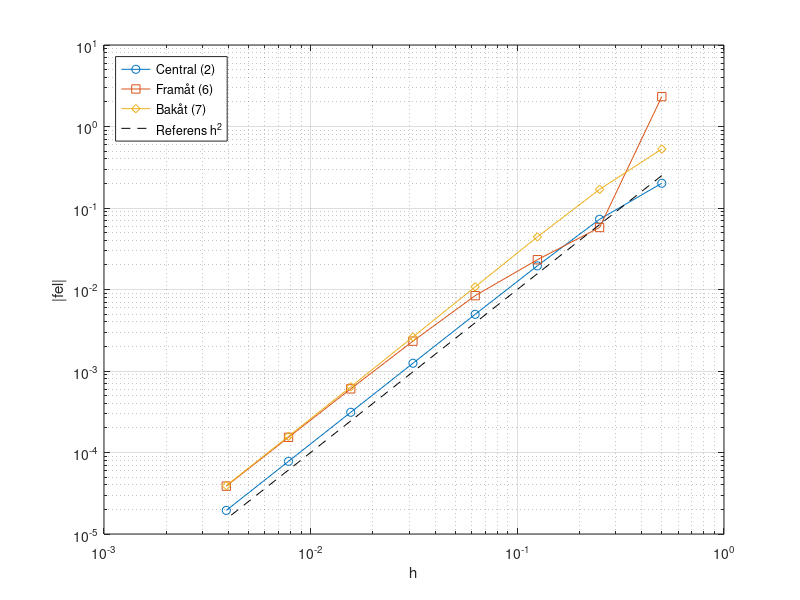

MATLAB code to generate this figure:
% U1b: Fel i differensformlerna (2), (6) och (7) för u = sin(e^x) i x = 0.75
clear; close all;

u  = @(x) sin(exp(x));
du = @(x) exp(x).*cos(exp(x));    % exakt derivata
x  = 0.75;
h  = 2.^-(1:8);

central = (u(x+h) - u(x-h)) ./ (2*h);                  % (2)
framat  = (-u(x+2*h) + 4*u(x+h) - 3*u(x)) ./ (2*h);    % (6)
bakat   = (3*u(x) - 4*u(x-h) + u(x-2*h)) ./ (2*h);     % (7)

loglog(h, abs(central - du(x)), 'o-', ...
       h, abs(framat  - du(x)), 's-', ...
       h, abs(bakat   - du(x)), 'd-', ...
       h, h.^2, 'k--')
legend('Central (2)', 'Framåt (6)', 'Bakåt (7)', 'Referens h^2', 'Location', 'northwest')
xlabel('h'), ylabel('|fel|'), grid on
